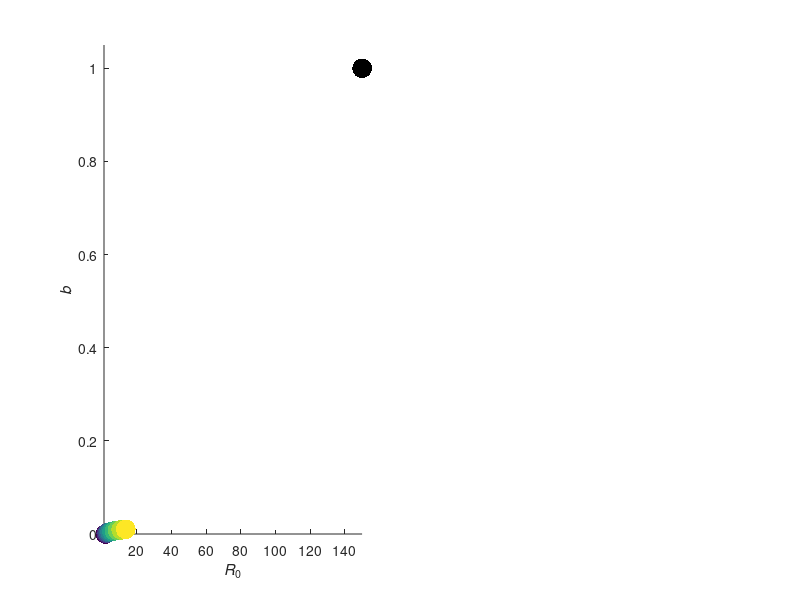

Source code (MATLAB): (Note: this script raises an error after producing the figure.)
clear
clc

%% Plotting Parameters
x = viridis(4);     colors = x(2:3,:);
axFontSize = 30;

%% Simulation Parameters

n = 10;        % Number of perennial species in the community
gen = 3000;    % Total time steps of the simulation
tint = 1000;   % Initial time steps before annual is introduced
betaA = 1/1.3; % Sensitivity of annual to litter
betaP = 1/15;  % Sensitivity of perennials to litter
beta = [betaA; betaP*ones(n,1)]; 

rho = exp(-4); % Niche overlap among the perennials

% Mean fitness of perennials and a measure of variability across species.
R0_mean = 5; R0_var = 1;

% Annual Fitness
R0_A = R0_mean*30;

% Perennial Fitness
R0_P = R0_mean*exp(linspace(-R0_var,R0_var,n));

% Distribution of litter production
b = 1*[1, 0.01*linspace(0,1,n)];
d = linspace(0.001,1,32);

% Fitness Parameters for the Annual
eA = 1; gA = 1; sA = 0.5;
yA = R0_A*(1 - sA*(1-gA))/(gA*eA);

% Fitness Parameters for the Perennial
eP = 0.5; gP = 0.5; sP = 0.5;
f = 0.1;  pS = 1; pP = 0.2;
gamma = 0.1;    delta = 1 - (1-pP)/pS;
yP = R0_P*(1 - sP*(1-gP))/(gP*eP*(f + pS/(1 - pP)));

% Competitive effects;
alpha_A = 0.2;
alpha_P = 0.2;

% Species-specific competitive effects of perennials to allow for
% coexistence.
A_PP = alpha_P*(rho*ones(n) + (1-rho)*eye(n));

% Row and column vectors of the competition coefficient matrix
A_AP = alpha_A*ones(1,n); A_PA = alpha_P*ones(n,1);

% The entire competition matrisx.
A = [alpha_A, A_AP; A_PA, A_PP];

% Cacluate all possible fitness ratios for all species and only count those
% greater than 1. The distribution of ratios is symmetric on the log scale
% and so this is sufficient information to describe the entire distribution
% of fitness ratios for all species pairs.
fitness_inequal = reshape(R0_P'*(1./R0_P),1, []);
fitness_inequal = fitness_inequal(fitness_inequal > 1);


% Make figure S4 in the supplement
figure(1)

subplot(1,2,1)
% Distribution of species fitnesses
scatter([R0_A, R0_P], b, 200, 'filled', 'CData', [zeros(1,3);viridis(n)])
xlabel('{\itR}_0'); ylabel('\itb');
axis([1,150,0,1.05])
ax = gca; ax.FontSize = 30; ax.XTick = [1,5,10,50,100];
ax.XTickLabel = [1,5,10,50,100];
set(gca, 'xscale', 'log'); box on;
title({'Community Fitness', 'and Litter Production'})
tx = text(R0_A, b(1), 'Annual  ');
tx.HorizontalAlignment = 'right';  tx.VerticalAlignment = 'middle';
tx.FontSize = 30;

tx = text(0,1,'(a)', 'Units', 'Normalized'); tx.FontSize = 40;
tx.HorizontalAlignment = 'right'; tx.VerticalAlignment = 'bottom';


axes('Position',[.175 0.35 .175 .25])
scatter(R0_P, b(2:end), 100,'filled', 'CData', viridis(n));
set(gca, 'xscale', 'log')
title('Perennial Community'); box on;

% Now make the figure of lambda_ratio vs rho.
subplot(1,2,2)
rhovec = linspace(0,1,100);
semilogy(rhovec, rhovec, 'Color', 'black', 'LineWidth', 3);
hold on
semilogy(rhovec, 1./rhovec, 'Color', 'black', 'LineWidth', 3);
hold on
yline(max(R0_P)/min(R0_P), ':'); 
yline(min(R0_P)/max(R0_P), ':'); xline(rho, '--'); 
xlabel('\rho'); ylabel('{\itR}_{0{\itP_j}}/{\itR}_{0{\itP_k}}');
ax = gca; ax.FontSize = 30;
axis([0,1,1/20,20])
ax.YTickLabels = 10.^(-1:1);
tx = text(0,1,'(b)', 'Units', 'Normalized'); tx.FontSize = 40;
tx.HorizontalAlignment = 'right'; tx.VerticalAlignment = 'bottom';


%% Run simulation for the perennials only (i.e., L = 0 NA = 0)

% Set vectors to hold simulation output
NP = zeros(n, gen); NS = zeros(n, gen);
C = zeros(n, gen);
    
% Set the initial conditions for the perennial species.
NP(:,1) = rand(n,1); NS(:,1) = rand(n,1);
C(:,1) = 1 + (NP(:,1)' + gamma*NS(:,1)')*alpha_P*((1-rho)*eye(n) + rho*ones(n));

% Calculate growth rates and new densities every time step
for t = 2:gen
    
    for i = 1:n % Caclulate for each perennial species i
        N = [NP(i,:); NS(i,:)];
        M = [sP*(1-gP) + gP*eP*f*yP(i)/C(i,t-1),...
            yP(i)/C(i,t-1);...
            gP*eP*pS,...
            pP];
        N(:,t) = M*N(:,t-1);
        NP(i,t) = N(1,t);   NS(i,t) = N(2,t);
    end
    
    % Recaculate the intensity of competition in each year
    C(:,t) = 1 + (NP(:,t)' + NS(:,t)'*gamma)*alpha_P*((1-rho)*eye(n) + rho*ones(n));
    
    
end

% Plot figure S4 in the supplement
figure(2)
p = semilogy(NP'); set(p, {'Color'}, num2cell(viridis(n),2));
xlabel('Time'); ylabel('Density');
xlim([0,200])

%% Run Simulations for the full community
% Run for different values of decomposition rate, d
figure(3)

tl = tiledlayout('flow', 'TileSpacing', 'none');

for k = 1:length(d)
    
    % Set vecotrs to hold output.
    NP = zeros(n, gen);     NS = zeros(n, gen);
    C = zeros(n+1, gen);    D = zeros(n+1, gen); % D = 1 + beta*L
    L = zeros(1, gen);      NA = zeros(1, gen);
    Plant_Vec = zeros(n+1,gen); % Total plants in a year
    Comp_Vec = zeros(n+1,gen);
    
    % Set initial conditions
    NP(:,1) = rand(n,1);    NS(:,1) = rand(n,1);
    L(1) = 0;               NA(1) = 0;
    D(:,1) = 1 + beta*L(1);
    Senesc_Vec(:,1) = [eA/D(1,1)*gA*NA(1);...
        gP*eP/D(2:end,1)*NS(:,1)*(pS*delta + 1 - pS) + NP(:,1)*(pP*delta + 1 - pP)];
    
    Comp_Vec(:,1) = [eA/D(1,1)*gA*NA(1); NP(:,1) + gamma*NS(:,1)];
    C(:,1) = 1 + Comp_Vec(:,1)'*A;
    
    bT = 0;
    
    % Calculate growth rates and population densities each year t
    for t = 2:gen            
        
        % For litter
        L(t) = L(t-1)*(1-d(k)) + b*Senesc_Vec(:,t-1) + bT;
        % For the annual
        NA(t) = NA(t-1)*(sA*(1-gA) + gA*eA/D(1,t-1)*yA/C(1,t-1));
        
        % For each perennial species i
        for i = 1:n
            N = [NS(i,:); NP(i,:)];
            M = [sP*(1-gP) + gP*eP*f*yP(i)/(D(i+1,t-1)*C(i+1,t-1)),...
                yP(i)/C(i+1,t-1);...
                pS*gP*eP/D(i+1,t-1),...
                pP];
            N(:,t) = M*N(:,t-1);
            NP(i,t) = N(2,t);   NS(i,t) = N(1,t);
        end
        
        % Add the annual at time step tint
        if t == tint
            NA(t) = 0.1;
        end
        
        % Calculate intensity of litter (D), intensity of competition (C)
        % and the number of seedlings each year.
        D(:,t) = 1 + beta*L(t);
        Senesc_Vec(:,t) = [eA/D(1,t)*gA*NA(t);... % Annual biomass
            gP*eP./D(2:end,t).*NS(:,t)*(pS*delta + 1 - pS) + ... % Senesced seedling density
            NP(:,t)*(pP*delta + 1 - pP)]; % Senesced established density

        Comp_Vec(:,t) = [eA/D(1,t)*gA*NA(t); NP(:,t) + gamma*eP./D(2:end,t)*gP.*NS(:,t)];
        C(:,t) = 1 + Comp_Vec(:,t)'*A;
        
        
    end
    
    % Determine end community of plants
    Community_end = [NA(gen); NP(:,end)+NS(:,end)];
    % Density of perennials (natives in this scenario)
    Native_Density(k) = sum(Community_end(2:end));
    % Partition out the adults from seeds
    Native_Adults(k) = sum(NP(:,end));
    % Annual seed density
    NA_Density(k) = Community_end(1);
    % Perennial richness
    Native_Diversity(k) = sum(Community_end(2:end) > 0.001);
    % Ask if the invader is present
    Invasive_Diversity(k) = Community_end(1) > 0.001;
    % Take final biomass
    L_Biomass(k) = L(end);
    
    % Plot figure S4 in the supplement
    if any(k == [1:2:length(d)])
        nexttile
        p = semilogy(NP'); set(p, {'Color'}, num2cell(viridis(n),2));
        set(p, {'LineWidth'}, {2});
        hold on
        semilogy(NA, 'Color', 'red', 'LineWidth', 2); 
        semilogy(L, 'Color', 'black', 'LineWidth', 2);
        hold off
        axis([0, 2000, 10^(-3), max(max([Community_end; L(end)]))])
        ax = gca; ax.FontName = 'Times New Roman'; ax.FontSize = 15;
        title(['d = ',num2str(d(k))])
    end
    
end
xlabel(tl, 'Time', 'FontSize', 50);
ylabel(tl, 'Density', 'FontSize', 50);


% Calculate the number of adult plants at the final equilibrium. NA is seed
% density, so we have to multiply this by the germination and establishment
% fractions to get growing plant density.
NA_Plants = NA_Density*gA*eA./(1 + betaA*L_Biomass);

% Create figure 6 in the main text.

thresh1 = find(Invasive_Diversity>0,1);
thresh_d1 = mean(d(thresh1-1:thresh1));
thresh2 = find(Native_Diversity==0,1);
thresh_d2 = mean(d(thresh2-1:thresh2));
figure(4)
subplot(2,1,1)
fill([-1,-1,thresh_d1*ones(1,2)], [0,15,15,0], 0.9*ones(1,3),...
    'HandleVisibility', 'off');
hold on
fill([thresh_d2*ones(1,2),2,2], [0,15,15,0], 0.9*ones(1,3),...
    'HandleVisibility', 'off');
b = bar(d, [Native_Diversity;Invasive_Diversity]', 'stacked');
b(1).FaceColor = 'black'; b(1).EdgeColor = zeros(1,3);
b(2).FaceColor = 0.5*ones(1,3); b(2).EdgeColor = zeros(1,3);
hold off
ylabel('Species Richness');
title('Diversity');
set(gca,'FontSize', axFontSize); axis([-0.05,1.05,0,11]);
txt = text(0,1,'a', 'Units', 'Normalized');
txt.FontSize = 50; txt.FontName = 'Helvetica';
txt.HorizontalAlignment = 'right'; txt.VerticalAlignment = 'bottom';

subplot(2,1,2)
Ave_Native_Adults = Native_Adults./Native_Diversity;
Ave_Native_Adults(Native_Diversity == 0) = 0;
fill([-1,-1,thresh_d1*ones(1,2)], [0,1500,1500,0], 0.9*ones(1,3),...
    'HandleVisibility', 'off');
hold on
fill([thresh_d2*ones(1,2),2,2], [0,1500,1500,0], 0.9*ones(1,3),...
    'HandleVisibility', 'off');
b = plot(d, [Ave_Native_Adults; NA_Plants; L_Biomass], '-o');
hold off
b(1).Color = 0.6*ones(1,3); 
b(2).Color = 'black';
b(3).Color = zeros(1,3);
ylabel('Plant Density'); title('Ecosystem State');
set(gca,'FontSize', axFontSize); axis([-0.05,1.05,0,65]);
xlabel('Decomposition Fraction, {\itd}'); 
txt = text(0,1,'b', 'Units', 'Normalized');
txt.FontSize = 50; txt.FontName = 'Helvetica';
txt.HorizontalAlignment = 'right'; txt.VerticalAlignment = 'bottom';


lg = legend('Perennials', 'Annual', 'Litter');
lg.Location = 'southeast'; lg.FontSize = 25;